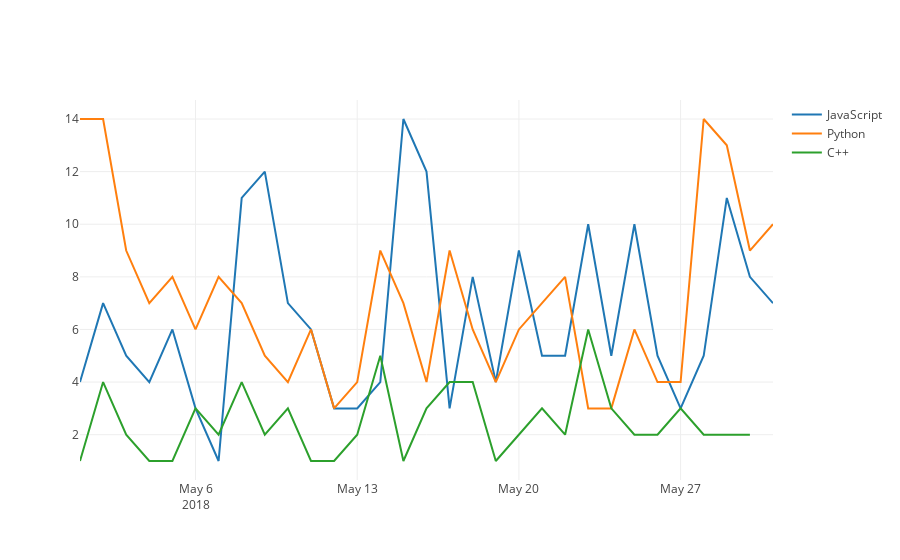

Notebook source saved alongside this figure:
### Markdown cell above
### Более популярны посты про JavaScript, но в комментариях чаще пишут про Python

### Code cell
plot_techs_df([ 'JavaScript', 'Python', 'C++'], fin_df[fin_df['type'] == 'story'])
